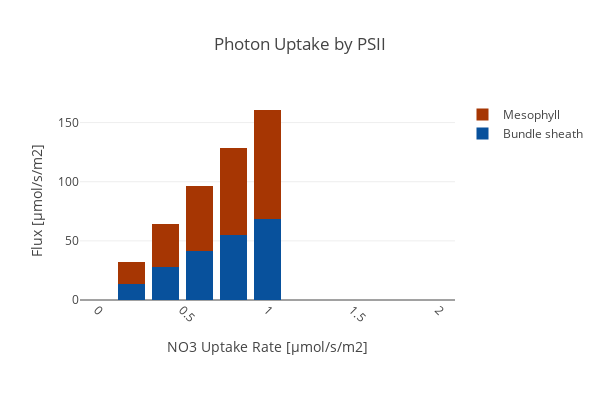

Write notebook code for a chart like this one.
### Code cell
create_bar_plot_met(D_fba, D_exp,
                    {'[M]_PSII_h':'Mesophyll','[B]_PSII_h': 'Bundle sheath'},'hnu_h',
                    'Photon Uptake by PSII', xaxis_title, c3_model,
                    stacked = True, save_fig=save_fig)

### Figure 1 — Plotly figure (JSON) as saved in the notebook; plotly's stock layout.template omitted (floating-point values rounded to 4 significant figures)
{"data": [{"marker": {"color": "rgb(8,81,156)"}, "name": "Bundle sheath", "type": "bar", "uid": "fdc7a76f-b42f-48e4-a9ab-ea6d88bb5540", "x": ["0.0", "0.2", "0.4", "0.6", "0.8", "1.0", "1.2", "1.4", "1.6", "1.8", "2.0"], "y": [0.03568, 13.83, 27.59, 41.35, 55.11, 68.87, 0, 0, 0, 0, 0]}, {"marker": {"color": "rgb(166,54,3)"}, "name": "Mesophyll", "type": "bar", "uid": "5ffb704b-722a-40a1-aa39-502549b6e6ba", "x": ["0.0", "0.2", "0.4", "0.6", "0.8", "1.0", "1.2", "1.4", "1.6", "1.8", "2.0"], "y": [0.03568, 18.36, 36.71, 55.06, 73.42, 91.77, 0, 0, 0, 0, 0]}], "layout": {"barmode": "stack", "height": 400, "margin": {"b": 100}, "title": {"text": "Photon Uptake by PSII"}, "width": 600, "xaxis": {"tickangle": 45, "title": {"text": "NO3 Uptake Rate [µmol/s/m2]"}}, "yaxis": {"autorange": true, "title": {"text": "Flux [µmol/s/m2]"}}}}
